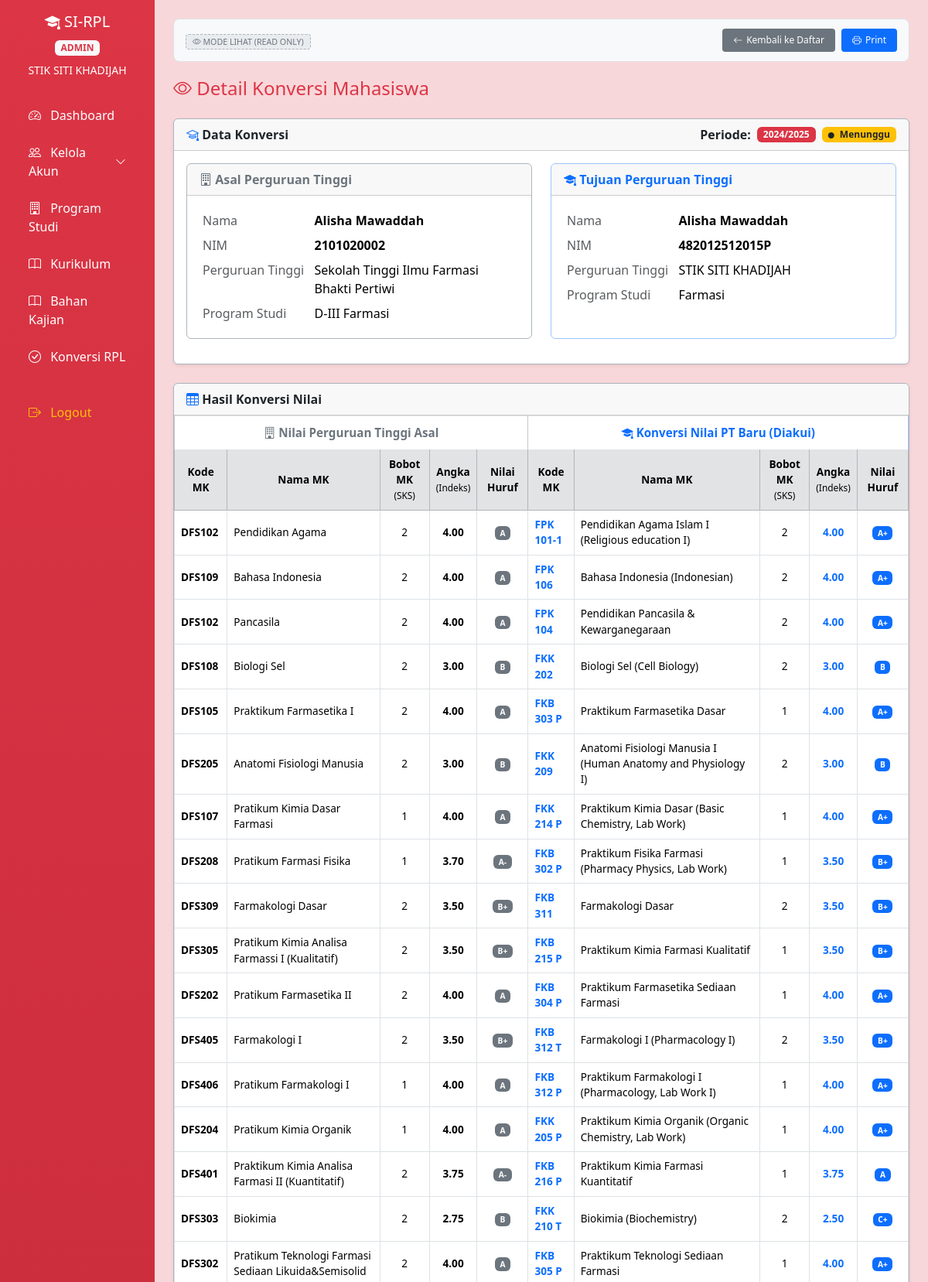
Page /dashboard.php?page=rpl/lihat_konversi&id=2 (signed in, upper part) on the committed database.
### tables this page shows
CREATE TABLE `konversi_header` (
  `id` int(11) NOT NULL,
  `id_mahasiswa` int(11) DEFAULT NULL,
  `periode_tahun` varchar(9) NOT NULL,
  `nama_asal` varchar(100) DEFAULT NULL,
  `nim_asal` varchar(50) DEFAULT NULL,
  `pt_asal` varchar(100) DEFAULT NULL,
  `prodi_asal` varchar(100) DEFAULT NULL,
  `nama_tujuan` varchar(100) DEFAULT NULL,
  `nim_tujuan` varchar(50) DEFAULT NULL,
  `pt_tujuan` varchar(100) DEFAULT NULL,
  `prodi_tujuan` varchar(100) DEFAULT NULL,
  `berkas_silabus` varchar(255) DEFAULT NULL,
  `berkas_transkrip` varchar(255) DEFAULT NULL,
  `status` enum('draft','menunggu','diverifikasi','ditolak') DEFAULT 'draft',
  `created_at` timestamp NOT NULL DEFAULT current_timestamp()
);

CREATE TABLE `konversi_detail` (
  `id` int(11) NOT NULL,
  `id_konversi` int(11) NOT NULL,
  `kode_mk_asal` varchar(20) DEFAULT NULL,
  `nama_mk_asal` varchar(100) DEFAULT NULL,
  `sks_asal` int(11) DEFAULT NULL,
  `nilai_indek_asal` decimal(3,2) DEFAULT NULL,
  `nilai_huruf_asal` varchar(2) DEFAULT NULL,
  `kode_mk_tujuan` varchar(20) DEFAULT NULL,
  `nama_mk_tujuan` varchar(100) DEFAULT NULL,
  `sks_tujuan` int(11) DEFAULT NULL,
  `nilai_indek_tujuan` decimal(3,2) DEFAULT NULL,
  `nilai_huruf_tujuan` varchar(2) DEFAULT NULL
);

### pages/rpl/lihat_konversi.php (the view, shortened to what this page needs)
<?php
    require_once __DIR__ . '/../../config/database.php';
    $id_konversi = isset($_GET['id']) ? intval($_GET['id']) : 0;
    $q_header = $conn->prepare("SELECT * FROM konversi_header WHERE id = ?");
    $q_header->bind_param("i", $id_konversi);
    $q_header->execute();
    $result_header = $q_header->get_result();
    $header = $result_header->fetch_assoc();
    $q_detail = $conn->prepare("SELECT * FROM konversi_detail WHERE id_konversi = ? ORDER BY id");
    $q_detail->bind_param("i", $id_konversi);
    $q_detail->execute();
    $result_detail = $q_detail->get_result();
    $detail_list = [];
    while ($d = $result_detail->fetch_assoc()) {
        $detail_list[] = $d;
    }
    $badge_class = [
        'draft' => 'bg-secondary',
        'menunggu' => 'bg-warning text-dark',
        'diverifikasi' => 'bg-success',
        'ditolak' => 'bg-danger'
    ];
    $status = $header['status'] ?? 'draft';
?>
<div class="action-bar">
    <div>
        <span class="readonly-badge"><i class="bi bi-eye"></i> MODE LIHAT (READ ONLY)</span>
    </div>
    <div style="display: flex; gap: 8px;">
        <a href="?page=rpl/konversi" class="btn-back">
            <i class="bi bi-arrow-left"></i> Kembali ke Daftar
        </a>
        <a href="exports/print.php?id=<?= $header['nim_tujuan'] ?>" class="btn-print" target="_blank">
            <i class="bi bi-printer"></i> Print
        </a>
    </div>
</div>
<h4 class="text-danger mb-4">
    <i class="bi bi-eye"></i> Detail Konversi Mahasiswa
</h4>
<div class="card mb-4 border border-dark-subtle shadow-sm">
    <div class="card-header text-dark d-flex justify-content-between align-items-center">
        <span><i class="bi bi-mortarboard text-primary"></i> Data Konversi</span>
        <div class="d-flex align-items-center gap-2">
            Periode:
            <span class="badge bg-danger text-white px-2 py-1">
                <?= htmlspecialchars($header['periode_tahun']) ?>
            </span>
            <span class="badge <?= $badge_class[$status] ?? 'bg-secondary' ?> px-2 py-1">
                <i class="bi bi-circle-fill me-1" style="font-size: 0.5rem;"></i> <?= ucfirst($status) ?>
            </span>
        </div>
    </div>
    <div class="card-body">
        <div class="row">
            <div class="col-md-6 mb-3">
                <div class="card h-100 border border-dark-subtle">
                    <div class="card-header text-secondary">
                        <i class="bi bi-building"></i> Asal Perguruan Tinggi
                    </div>
                    <div class="card-body">
                        <table class="table table-sm table-borderless mb-0">
                            <tr>
                                <td width="35%" class="text-muted">Nama</td>
                                <td class="fw-bold"><?= htmlspecialchars($header['nama_asal'] ?: '-') ?></td>
                            </tr>
                            <tr>
                                <td class="text-muted">NIM</td>
                                <td class="fw-bold"><?= htmlspecialchars($header['nim_asal'] ?: '-') ?></td>
                            </tr>
                            <tr>
                                <td class="text-muted">Perguruan Tinggi</td>
                                <td><?= htmlspecialchars($header['pt_asal'] ?: '-') ?></td>
                            </tr>
                            <tr>
                                <td class="text-muted">Program Studi</td>
                                <td><?= htmlspecialchars($header['prodi_asal'] ?: '-') ?></td>
                            </tr>
                        </table>
                    </div>
                </div>
            </div>
            <div class="col-md-6 mb-3">
                <div class="card h-100 border border-primary-subtle">
                    <div class="card-header text-primary">
                        <i class="bi bi-mortarboard-fill"></i> Tujuan Perguruan Tinggi
                    </div>
                    <div class="card-body">
                        <table class="table table-sm table-borderless mb-0">
                            <tr>
                                <td width="35%" class="text-muted">Nama</td>
                                <td class="fw-bold"><?= htmlspecialchars($header['nama_tujuan'] ?: '-') ?></td>
                            </tr>
                            <tr>
                                <td class="text-muted">NIM</td>
                                <td class="fw-bold"><?= htmlspecialchars($header['nim_tujuan'] ?: '-') ?></td>
                            </tr>
                            <tr>
                                <td class="text-muted">Perguruan Tinggi</td>
                                <td><?= htmlspecialchars($header['pt_tujuan'] ?: '-') ?></td>
                            </tr>
                            <tr>
                                <td class="text-muted">Program Studi</td>
                                <td><?= htmlspecialchars($header['prodi_tujuan'] ?: '-') ?></td>
                            </tr>
                        </table>
                    </div>
                </div>
            </div>
        </div>
    </div>
</div>
<div class="card mb-4 border border-dark-subtle shadow-sm">
    <div class="card-header text-dark">
        <i class="bi bi-table text-primary"></i> Hasil Konversi Nilai
    </div>
    <div class="card-body p-0">
        <?php if (empty($detail_list)): ?>
        <div class="text-center py-4 text-muted">
            <i class="bi bi-inbox fs-1 d-block mb-2 opacity-50"></i>
            Belum ada detail konversi
        </div>
        <?php else: ?>
        <div class="table-responsive">
            <table class="table table-bordered mb-0" id="tabelHasil<?= $id_konversi ?>">
                <thead>
                    <tr class="text-center">
                        <th colspan="5" class="border-secondary-subtle text-secondary">
                            <i class="bi bi-building"></i> Nilai Perguruan Tinggi Asal
                        </th>
                        <th colspan="5" class="border-primary-subtle text-primary">
                            <i class="bi bi-mortarboard-fill"></i> Konversi Nilai PT Baru (Diakui)
                        </th>
                    </tr>
                    <tr class="table-secondary text-white text-center">
                        <th>Kode MK</th>
                        <th>Nama MK</th>
                        <th>Bobot MK<br><small class="fw-normal">(SKS)</small></th>
                        <th>Angka<br><small class="fw-normal">(Indeks)</small></th>
                        <th>Nilai Huruf</th>
                        <th>Kode MK</th>
                        <th>Nama MK</th>
                        <th>Bobot MK<br><small class="fw-normal">(SKS)</small></th>
                        <th>Angka<br><small class="fw-normal">(Indeks)</small></th>
                        <th>Nilai Huruf</th>
                    </tr>
                </thead>
                <tbody>
                    <?php foreach ($detail_list as $detail): ?>
                    <tr>
                        <td class="fw-bold"><?= htmlspecialchars($detail['kode_mk_asal'] ?: '-') ?></td>
                        <td><?= htmlspecialchars($detail['nama_mk_asal'] ?: '-') ?></td>
                        <td class="text-center"><?= $detail['sks_asal'] ?: '-' ?></td>
                        <td class="text-center fw-bold"><?= $detail['nilai_indek_asal'] ?? '-' ?></td>
                        <td class="text-center">
                            <span class="badge bg-secondary"><?= $detail['nilai_huruf_asal'] ?: '-' ?></span>
                        </td>
                        <td class="fw-bold text-primary"><?= htmlspecialchars($detail['kode_mk_tujuan'] ?: '-') ?></td>
                        <td><?= htmlspecialchars($detail['nama_mk_tujuan'] ?: '-') ?></td>
                        <td class="text-center"><?= $detail['sks_tujuan'] ?: '-' ?></td>
                        <td class="text-center fw-bold text-primary"><?= $detail['nilai_indek_tujuan'] ?? '-' ?></td>
                        <td class="text-center">
                            <span class="badge bg-primary"><?= $detail['nilai_huruf_tujuan'] ?: '-' ?></span>
                        </td>
                    </tr>
                    <?php endforeach; ?>
                </tbody>
            </table>
        </div>
        <?php endif; ?>
    </div>
</div>

### assets/css/custom.css (style rules this page uses)
:root { --primary-red: #dc3545; --dark-red: #a71d2a; --light-red: #f8d7da; }
body { background-color: #f4f6f9; }
.table thead { background-color: var(--primary-red) !important; color: white; }

### pages/rpl/lihat_konversi.php (style rules this page uses)
.card-header { font-weight: 600; }
[id^="tabelHasil"] th, [id^="tabelHasil"] td { vertical-align: middle; font-size: 0.85rem; }
[id^="tabelHasil"] thead tr:first-child th { font-size: 0.95rem; padding: 10px; }
.readonly-badge { background: #e9ecef; border: 1px dashed #adb5bd; color: #6c757d; padding: 2px 8px; border-radius: 4px; font-size: 8pt; }
.action-bar { background: #f8f9fa; border: 1px solid #dee2e6; border-radius: 8px; padding: 12px 15px; margin-bottom: 20px; display: flex; justify-content: space-between; align-items: center; }
.btn-back { padding: 6px 14px; background: #6c757d; color: #fff; border: none; border-radius: 4px; font-size: 9pt; text-decoration: none; display: inline-flex; align-items: center; gap: 5px; }
.btn-print { padding: 6px 14px; background: #0d6efd; color: #fff; border: none; border-radius: 4px; font-size: 9pt; text-decoration: none; display: inline-flex; align-items: center; gap: 5px; }

### rows in the picture
konversi_header: periode_tahun "2024/2025", status "Menunggu", nama_asal "Alisha Mawaddah", nim_asal "2101020002", pt_asal "Sekolah Tinggi Ilmu Farmasi Bhakti Pertiwi", prodi_asal "D-III Farmasi", nama_tujuan "Alisha Mawaddah", nim_tujuan "482012512015P", pt_tujuan "STIK SITI KHADIJAH", prodi_tujuan "Farmasi"
konversi_detail: kode_mk_asal "DFS102", nama_mk_asal "Pendidikan Agama", sks_asal "2", nilai_indek_asal "4.00", nilai_huruf_asal "A", kode_mk_tujuan "FPK 101-1", nama_mk_tujuan "Pendidikan Agama Islam I (Religious education I)", sks_tujuan "2", nilai_indek_tujuan "4.00", nilai_huruf_tujuan "A+"
konversi_detail: kode_mk_asal "DFS109", nama_mk_asal "Bahasa Indonesia", sks_asal "2", nilai_indek_asal "4.00", nilai_huruf_asal "A", kode_mk_tujuan "FPK 106", nama_mk_tujuan "Bahasa Indonesia (Indonesian)", sks_tujuan "2", nilai_indek_tujuan "4.00", nilai_huruf_tujuan "A+"
konversi_detail: kode_mk_asal "DFS102", nama_mk_asal "Pancasila", sks_asal "2", nilai_indek_asal "4.00", nilai_huruf_asal "A", kode_mk_tujuan "FPK 104", nama_mk_tujuan "Pendidikan Pancasila & Kewarganegaraan", sks_tujuan "2", nilai_indek_tujuan "4.00", nilai_huruf_tujuan "A+"
konversi_detail: kode_mk_asal "DFS108", nama_mk_asal "Biologi Sel", sks_asal "2", nilai_indek_asal "3.00", nilai_huruf_asal "B", kode_mk_tujuan "FKK 202", nama_mk_tujuan "Biologi Sel (Cell Biology)", sks_tujuan "2", nilai_indek_tujuan "3.00", nilai_huruf_tujuan "B"
konversi_detail: kode_mk_asal "DFS105", nama_mk_asal "Praktikum Farmasetika I", sks_asal "2", nilai_indek_asal "4.00", nilai_huruf_asal "A", kode_mk_tujuan "FKB 303 P", nama_mk_tujuan "Praktikum Farmasetika Dasar", sks_tujuan "1", nilai_indek_tujuan "4.00", nilai_huruf_tujuan "A+"
konversi_detail: kode_mk_asal "DFS205", nama_mk_asal "Anatomi Fisiologi Manusia", sks_asal "2", nilai_indek_asal "3.00", nilai_huruf_asal "B", kode_mk_tujuan "FKK 209", nama_mk_tujuan "Anatomi Fisiologi Manusia I (Human Anatomy and Physiology I)", sks_tujuan "2", nilai_indek_tujuan "3.00", nilai_huruf_tujuan "B"
konversi_detail: kode_mk_asal "DFS107", nama_mk_asal "Pratikum Kimia Dasar Farmasi", sks_asal "1", nilai_indek_asal "4.00", nilai_huruf_asal "A", kode_mk_tujuan "FKK 214 P", nama_mk_tujuan "Praktikum Kimia Dasar (Basic Chemistry, Lab Work)", sks_tujuan "1", nilai_indek_tujuan "4.00", nilai_huruf_tujuan "A+"
konversi_detail: kode_mk_asal "DFS208", nama_mk_asal "Pratikum Farmasi Fisika", sks_asal "1", nilai_indek_asal "3.70", nilai_huruf_asal "A-", kode_mk_tujuan "FKB 302 P", nama_mk_tujuan "Praktikum Fisika Farmasi (Pharmacy Physics, Lab Work)", sks_tujuan "1", nilai_indek_tujuan "3.50", nilai_huruf_tujuan "B+"
konversi_detail: kode_mk_asal "DFS309", nama_mk_asal "Farmakologi Dasar", sks_asal "2", nilai_indek_asal "3.50", nilai_huruf_asal "B+", kode_mk_tujuan "FKB 311", nama_mk_tujuan "Farmakologi Dasar", sks_tujuan "2", nilai_indek_tujuan "3.50", nilai_huruf_tujuan "B+"
konversi_detail: kode_mk_asal "DFS305", nama_mk_asal "Pratikum Kimia Analisa Farmassi I (Kualitatif)", sks_asal "2", nilai_indek_asal "3.50", nilai_huruf_asal "B+", kode_mk_tujuan "FKB 215 P", nama_mk_tujuan "Praktikum Kimia Farmasi Kualitatif", sks_tujuan "1", nilai_indek_tujuan "3.50", nilai_huruf_tujuan "B+"
konversi_detail: kode_mk_asal "DFS202", nama_mk_asal "Pratikum Farmasetika II", sks_asal "2", nilai_indek_asal "4.00", nilai_huruf_asal "A", kode_mk_tujuan "FKB 304 P", nama_mk_tujuan "Praktikum Farmasetika Sediaan Farmasi", sks_tujuan "1", nilai_indek_tujuan "4.00", nilai_huruf_tujuan "A+"
konversi_detail: kode_mk_asal "DFS405", nama_mk_asal "Farmakologi I", sks_asal "2", nilai_indek_asal "3.50", nilai_huruf_asal "B+", kode_mk_tujuan "FKB 312 T", nama_mk_tujuan "Farmakologi I (Pharmacology I)", sks_tujuan "2", nilai_indek_tujuan "3.50", nilai_huruf_tujuan "B+"
konversi_detail: kode_mk_asal "DFS406", nama_mk_asal "Pratikum Farmakologi I", sks_asal "1", nilai_indek_asal "4.00", nilai_huruf_asal "A", kode_mk_tujuan "FKB 312 P", nama_mk_tujuan "Praktikum Farmakologi I (Pharmacology, Lab Work I)", sks_tujuan "1", nilai_indek_tujuan "4.00", nilai_huruf_tujuan "A+"
konversi_detail: kode_mk_asal "DFS204", nama_mk_asal "Pratikum Kimia Organik", sks_asal "1", nilai_indek_asal "4.00", nilai_huruf_asal "A", kode_mk_tujuan "FKK 205 P", nama_mk_tujuan "Praktikum Kimia Organik (Organic Chemistry, Lab Work)", sks_tujuan "1", nilai_indek_tujuan "4.00", nilai_huruf_tujuan "A+"
konversi_detail: kode_mk_asal "DFS401", nama_mk_asal "Praktikum Kimia Analisa Farmasi II (Kuantitatif)", sks_asal "2", nilai_indek_asal "3.75", nilai_huruf_asal "A-", kode_mk_tujuan "FKB 216 P", nama_mk_tujuan "Praktikum Kimia Farmasi Kuantitatif", sks_tujuan "1", nilai_indek_tujuan "3.75", nilai_huruf_tujuan "A"
konversi_detail: kode_mk_asal "DFS303", nama_mk_asal "Biokimia", sks_asal "2", nilai_indek_asal "2.75", nilai_huruf_asal "B", kode_mk_tujuan "FKK 210 T", nama_mk_tujuan "Biokimia (Biochemistry)", sks_tujuan "2", nilai_indek_tujuan "2.50", nilai_huruf_tujuan "C+"
konversi_detail: kode_mk_asal "DFS302", nama_mk_asal "Pratikum Teknologi Farmasi Sediaan Likuida&Semisolid", sks_asal "2", nilai_indek_asal "4.00", nilai_huruf_asal "A", kode_mk_tujuan "FKB 305 P", nama_mk_tujuan "Praktikum Teknologi Sediaan Farmasi", sks_tujuan "1", nilai_indek_tujuan "4.00", nilai_huruf_tujuan "A+"

### other values in the picture
$_SESSION['role'] "ADMIN"
$_SESSION['nama'] "STIK SITI KHADIJAH"
